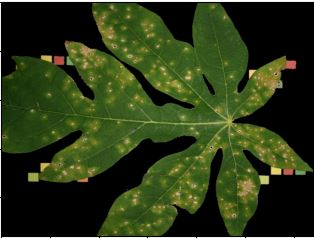
#> input picture estracao-informacao-imagens/img/entrada/folha-de-mamao-sem-fundo.JPG, 314 x 238 px, found by its file name
$ python histogram01.py
#> lines starting #> are read from the running program, lines starting #| are printed output that depends on the picture; after the words box and inside, x2 and y2 are one past the last pixel; in counts of white or black regions, pixels touching at a corner belong together
import cv2
import numpy as np
from matplotlib import pyplot as plt

caminho = "img/entrada/folha-de-mamao-sem-fundo.jpg"

img2 = cv2.imread(str(caminho))
#> img2 is the input picture: shape (238, 314, 3); mean B, G, R 22.5, 56.8, 43.9
img = cv2.cvtColor(img2, cv2.COLOR_BGR2GRAY)
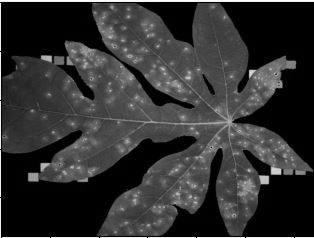
#> img: shape (238, 314); min 0, max 255, mean 49.1
hist = cv2.calcHist([img], [0], None, [256], [0, 256])
#> hist = 256 values, max 20639 at index 0, min 0 at index 196, mean 291.9
plt.hist(img2.ravel(),256,[0,256])
cv2.imshow("Img",img)
plt.show()
#> figure, not shown here; tallest bar 73258 high, from x = 0 to 1


img2 = cv2.imread(str(caminho),cv2.IMREAD_COLOR)
color = ('b','g','r')
for i,col in enumerate(color):
    histr = cv2.calcHist([img2],[i],None,[256],[0,256])
    plt.plot(histr,color=col)
    plt.xlim(0,256)

cv2.imshow("Img",img2)
plt.show()
#> figure, not shown here; curve peaks at x = 0, y = 25408; curve peaks at x = 0, y = 23147; curve peaks at x = 0, y = 24703

'''cv2.waitKey()
cv2.destryAllwindows()'''

#----------------------------------------------


#image = cv2.imread('img/entrada/plantacao-de-bananeira-png-3.jpg') #faz a leitura de uma imagem

image = img2
img_lab = cv2.cvtColor(image, cv2.COLOR_BGR2LAB) #faz a converção da imagem do padão de cor BGR para LAB
#> img_lab: shape (238, 314, 3); mean of channels 0, 1, 2 56.5, 117.2, 145.5
#OBS: o numpy trabalha com o canal RGB invertido de modo que fica BGR

#as proximas trez linhas ira dividir o canal de cor LAB da imagem
L = img_lab[:, :, 0] #a variavel "L" ira receber o canal de cor 0 da imagem, ou seja a fatia de corror L do padrão LAB de cores
a = img_lab[:, :, 1] #a variavel "a" ira receber o canal de cor 1 da imagem, ou seja a fatia de corror a do padrão LAB de cores
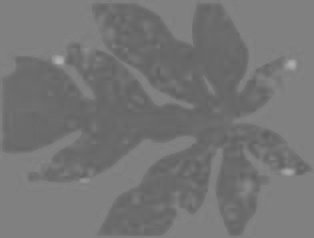
#> a: shape (238, 314); min 95, max 175, mean 117.2
b = img_lab[:, :, 2] #a variavel "b" ira receber o canal de cor 2 da imagem, ou seja a fatia de corror v do padrão LAB de cores
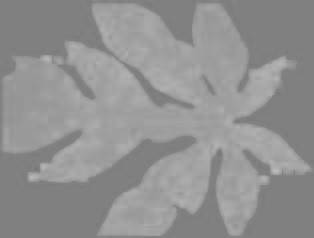
#> b: shape (238, 314); min 117, max 185, mean 145.5
fig, ax = plt.subplots(1,3, figsize=(15,15)) #vai criar uma figura e um conjunto de subtramas.
# "figsize=(15,15)" => tamanho da figura
# "1,3," => "1" padrão da função, "3" indica o numero de imagens a figura possuira
# "ax" => retorna uma matrix de eixo de  x e y a imagem, que nesse caso so pussuira o eixo x
# "fig" => é a figura criaga
ax[0].imshow(L) # vai adcionar a vaivel L ao eixo no locau "0" da figura
ax[1].imshow(a) # vai adcionar a vaivel a ao eixo no locau "1" da figura
ax[2].imshow(b) # vai adcionar a vaivel b ao eixo no locau "2" da figura

#-------------- vai fazer a retizada do fundo

# K-means clustering in opencv - https://opencv-python-tutroals.readthedocs.io/en/latest/py_tutorials/py_ml/py_kmeans/py_kmeans_opencv/py_kmeans_opencv.html
pixel_vals = b.flatten() #esplicação abaixo
# O comando "b.flatten()" Retorne uma cópia da matriz recolhida em uma dimensão,
# basicamente vai pegar uma matriz e nivela-la para que as matrizes no seu enterior fiquem uma mesma matriz ou nivel,
# Exemplo: [[1,1,1],[2,2,2],[3,3,3]] => [1,1,1,2,2,2,3,3,3]
pixel_vals = np.float32(pixel_vals) #converte os valores da matriz "pixel_vals" para o tipo float
criteria = (cv2.TERM_CRITERIA_EPS + cv2.TERM_CRITERIA_MAX_ITER, 10, 1.0) #vai aplicar a configuração inicial para função KMeans, explicação abaixo
# "(cv2.TERM_CRITERIA_EPS + cv2.TERM_CRITERIA_MAX_ITER, 10, 1.0)" bazicamente esta definindo um criterio de interação e precisão
#critério é tal que, sempre que 10 iterações do algoritmo são executadas,
# ou uma precisão de épsilon = 1,0 é alcançada, pare o algoritmo e retorne a resposta.

# Uma vez que estamos interessados apenas em pixels de folhas reais, escolhemos 2 clusters
# um cluster para pixels de folha reais e outro para pixels de fundo indesejados.
K = 2 #criação de clusters
retval, labels, centers = cv2.kmeans(pixel_vals, K, None, criteria, 10, cv2.KMEANS_RANDOM_CENTERS) #explicação a baixo, retirados do opencv documente
#> retval = 1665615.7; centers = [159.6, 128.6]
#A função "cv2.kmeans()" implementa um algoritmo k-means que encontra os centros dos clusters cluster_count e agrupa as amostras de entrada em torno dos clusters.
# Como saída,bestLabelseu contém um índice de cluster baseado em 0 para a amostra armazenada no eut h linha da matriz de amostras.
# "pixel_vals" é a matriz de intrada, os dados para serem clusterisados
# "K" é o numero de clusters os quais seram divididos
# "None" Matriz de inteiros de entrada / saída que armazena os índices de cluster para cada amostra.
# "criteria" Os critérios de terminação do algoritmo, ou seja, o número máximo de iterações e / ou a precisão desejada.
# "10" Sinalizador para especificar o número de vezes que o algoritmo é executado usando diferentes rotulagens iniciais. O algoritmo retorna os rótulos que produzem a melhor compactação
# "cv2.KMEANS_RANDOM_CENTERS" Definir sinalizadores (apenas para evitar quebra de linha no código)
#-----
# "retval" É a soma da distância ao quadrado de cada ponto até seus centros correspondentes.
# "labels" Esta é a matriz de rótulos (igual a 'código' no artigo anterior) onde cada elemento marcado como '0', '1' .....
# "centers"  Esta é a matriz de centros de clusters.
centers = np.uint8(centers) #converte o valor para inteiro sem sinal de 8 bits ( 0 para 255).
#> centers = [159, 128]
segmented_data = centers[labels.flatten()]
segmented_image = segmented_data.reshape((b.shape))
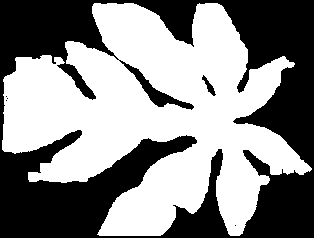
#> segmented_image: shape (238, 314); values 128 (black) and 159 (white), 54.5% white; 6 black regions (4 under 20 px), largest, box (x1, y1, x2, y2) and area: (0, 0, 314, 238) 33891, (202, 75, 216, 96) 97
pixel_labels = labels.reshape(img_lab.shape[0], img_lab.shape[1])
# displaying segmented image
plt.imshow(segmented_image)

#-------------

# Doing this, some unwanted pixels that are clustered in main cluster can be avoided.
# Ref - https://docs.opencv.org/3.4/d3/dc0/group__imgproc__shape.html#gac2718a64ade63475425558aa669a943a
pixel_labels = np.uint8(pixel_labels)
ret, components = cv2.connectedComponents(pixel_labels, connectivity=8)
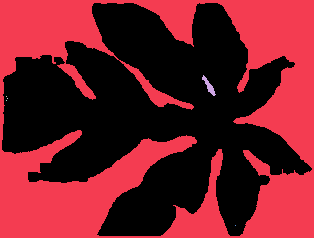
#> components: shape (238, 314) int32; 7 distinct labels, from 0 to 6; one colour per label, 0 black
#> ret = 7
plt.imshow(components, cmap='gray')

#---------
indices = []
for i in range(1, ret):
    row, col = np.where(components==i)
    indices.append(max(len(row), len(col)))
#> this loop made 6 passes
#> (row, col) on passes 3 to 6: ([96], [6]), ([98], [7]), ([100], [6]), ([225], [235])
#> after the loop, indices = [33891, 97, 1, 1, 1, 1]
component = np.argmax(np.array(indices))
#> component = 0
main_component = component+1   #indexing starts from 0, so we increment by 1 to get actual component index
#> main_component = 1
# creating a mask and extracting pixels corresponding to cluster to which leaf belongs.
# 1 for actual leaf pixels and 0 for other pixels
mask = np.where(components==main_component, 1, 0)
#> mask: shape (238, 314) int64; values 0 (black) and 1 (white), 45.4% white; 1 white region, box (x1, y1, x2, y2) and area: (0, 0, 314, 238) 33891
B = image[:, :, 0]
G = image[:, :, 1]
R = image[:, :, 2]
# Extract only masked pixels
r = R*mask
#> r: shape (238, 314) int64; 199 distinct labels, from 0 to 255
g = G*mask
#> g: shape (238, 314) int64; 175 distinct labels, from 0 to 255
b = B*mask
#> b: shape (238, 314) int64; 166 distinct labels, from 0 to 255
final_img = np.dstack((r, g, b))
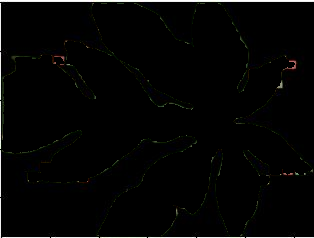
#> final_img: shape (238, 314, 3) int64; mean R, G, B 4.8, 5, 4.5
plt.imshow(final_img)

#---------
v_sum = np.sum(mask, axis=0)
#> v_sum = 314 values, max 238 at index 0, min 20 at index 228, mean 107.9
h_sum = np.sum(mask, axis=1)
#> h_sum = 238 values, max 314 at index 0, min 48 at index 129, mean 142.4
w = np.count_nonzero(v_sum)
#> w = 314
h = np.count_nonzero(h_sum)
#> h = 238
x_indices = np.where(v_sum != 0)
y_indices = np.where(h_sum != 0)
x = x_indices[0][0]
#> x = 0
y = y_indices[0][0]
#> y = 0
final_crop_img = final_img[y:y+h-1, x:x+w-1, :]
final_crop_img = np.uint8(final_crop_img)
img = cv2.resize(final_crop_img, (640,480), interpolation=cv2.INTER_AREA)
#> img: shape (480, 640, 3)
plt.imshow(img)
plt.show()
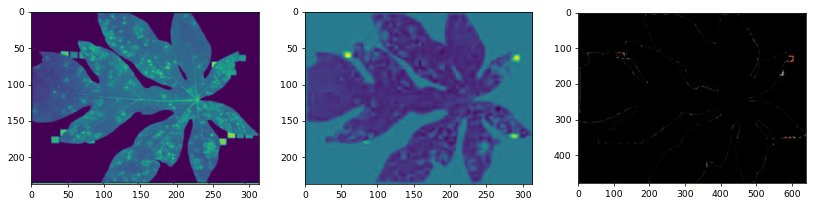
#> figure drawn by matplotlib, 3 panels
